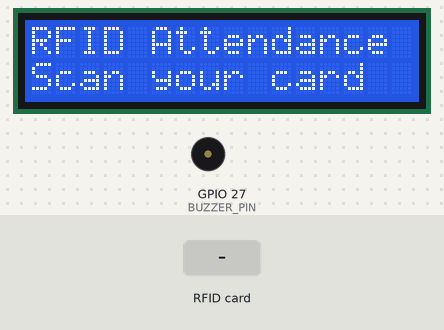
This sketch was run on a simulated ESP32. Shown: 16×2 character LCD, buzzer (waves = sounding). The inputs (shaded band) are chosen by the test bench. WiFi joins after 1.5 s; servers stay silent unless stated; the local clock reads 2024-03-15 10:24:30 at power-on unless the sketch sets it; what the sketch prints to the serial monitor is not drawn.

Above: at 2.9 s.
3.0 s: RFID card 01 02 03 04 held to the reader
At 3.6 s:
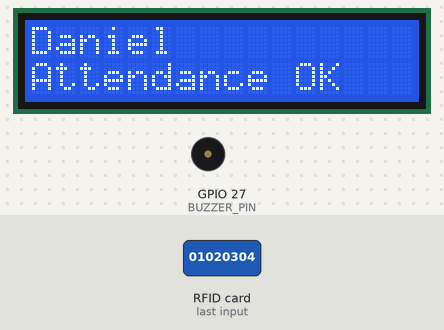
6.0 s: RFID card 11 22 33 44 held to the reader
At 6.9 s:
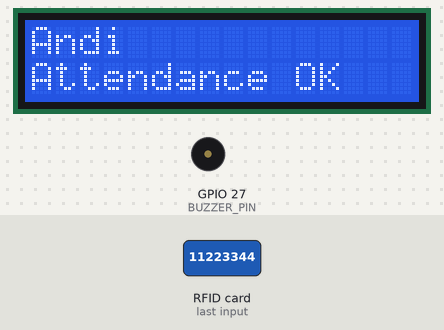
9.0 s: RFID card 5E 7A 19 C4 held to the reader
At 10.3 s:
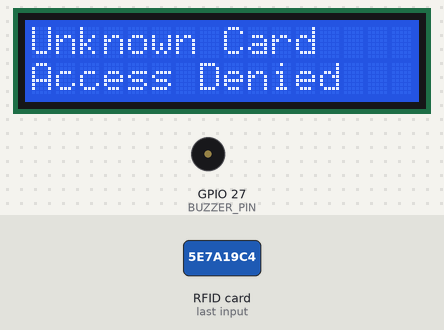
12.0 s: RFID card 01 02 03 04 held to the reader
At 12.6 s:
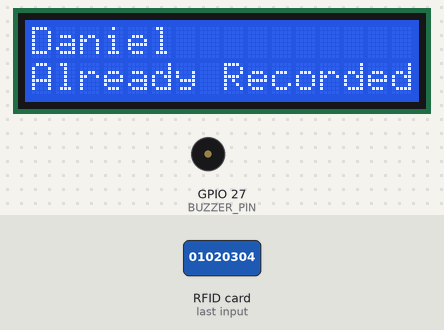
15.0 s: RFID card 11 22 33 44 held to the reader
At 16.3 s:
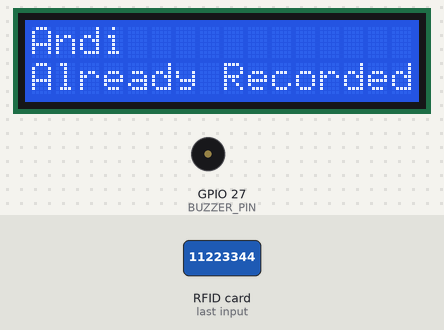
Timing chart, 0 to 18.0 s (numbered marks = the images above; inputs shaded):
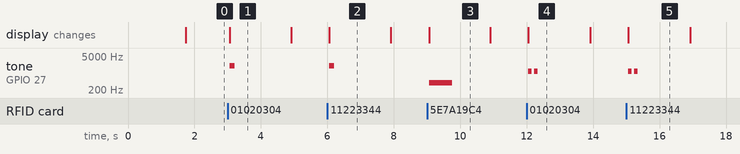

Measured:
- after the input at 3.0 s, tone on GPIO 27 (BUZZER_PIN): silent → 2000 Hz after 0.06 s, → silent 0.15 s later; the display: changes after 0.06 s (image 1)
- after the input at 6.0 s, tone on GPIO 27 (BUZZER_PIN): silent → 2000 Hz after 0.06 s, → silent 0.15 s later; the display: changes after 0.06 s (image 2)
- after the input at 9.0 s, tone on GPIO 27 (BUZZER_PIN): silent → 400 Hz after 0.06 s, → silent 0.70 s later; the display: changes after 0.06 s (image 3)
- after the input at 12.0 s, tone on GPIO 27 (BUZZER_PIN): alternates 1200 Hz for 0.10 s and silent for 0.08 s, 4 changes in all, then stays silent, starting after 0.06 s; the display: changes after 0.06 s (image 4)
- after the input at 15.0 s, tone on GPIO 27 (BUZZER_PIN): alternates 1200 Hz for 0.10 s and silent for 0.08 s, 4 changes in all, then stays silent, starting after 0.06 s; the display: changes after 0.06 s (image 5)
- what the display in image 1 shows lasts 1.8 s, from 3.1 s to 4.9 s
- what the display in image 4 shows lasts 1.8 s, from 12.1 s to 13.9 s

The sketch:

sketch.ino
```cpp
/*
  RFID Attendance System using ESP32 + MFRC522 + I2C LCD + Buzzer

  Pins:
  RFID  SDA(SS)=5  SCK=18  MISO=19  MOSI=23  RST=4  (3.3V!)
  LCD   SDA=21  SCL=22  (default I2C pins)
  Buzzer = 27

  USE_SERVER:
  false -> attendance is checked locally on the ESP32 (works right now)
  true  -> UID is POSTed to your backend, which replies with
  {"status":"ok|duplicate|unknown","name":"..."}
*/

#include <SPI.h>
#include <MFRC522.h>
#include <Wire.h>
#include <LiquidCrystal_I2C.h>
#include <WiFi.h>
#include <time.h>

#define USE_SERVER false

#if USE_SERVER
#include <HTTPClient.h>
#include <WiFiClientSecure.h>
#include <ArduinoJson.h>
const char* SERVER_URL = "https://your-server.com/api/tap"; // Change server URL
const char* API_KEY    = "change-me"; // Change API KEY
#endif

// ---------- Pins ----------
#define SS_PIN     5
#define RST_PIN    4
#define BUZZER_PIN 27
#define SDA_PIN    21
#define SCL_PIN    22

// ---------- WI-FI Config ----------
const char* WIFI_SSID = "Wokwi-GUEST"; // <- change to actual WI-FI name
const char* WIFI_PASS = ""; // <- change to actual password that the WI-FI is currently in use
const char* DEVICE_ID = "door-1";

const long  GMT_OFFSET_SEC = 7 * 3600;   // Set as UTC+7 (WIB), Indonesia Timezone
const char* NTP_SERVER     = "pool.ntp.org";

const unsigned long WIFI_TIMEOUT_MS  = 15000;
const unsigned long MESSAGE_SHOW_MS  = 1800;

MFRC522 rfid(SS_PIN, RST_PIN);
LiquidCrystal_I2C lcd(0x27, 16, 2);      // Or change to 0x3F, since some models use this

// ---------- Local student table USE IF SERVER IS DOWN ----------
struct Student {
const char* uid;
const char* name;
String lastDate;   // "YYYY-MM-DD" of last recorded attendance
};

// FAKE DATA
Student students[] = {
  { "01020304", "Daniel", "" },
  { "11223344", "Andi",   "" },
};
const int STUDENT_COUNT = sizeof(students) / sizeof(students[0]);

enum Result { RES_OK, RES_DUPLICATE, RES_UNKNOWN, RES_ERROR };

bool timeSynced = false;
unsigned long messageShownAt = 0;
bool showingMessage = false;

// ---------- LCD ----------
void showMessage(const String& line1, const String& line2) {
  lcd.clear();
  lcd.setCursor(0, 0);
  lcd.print(line1.substring(0, 16));
  lcd.setCursor(0, 1);
  lcd.print(line2.substring(0, 16));
}

void showIdle() {
  showMessage("RFID Attendance", "Scan your card");
  showingMessage = false;
}

void showTimed(const String& l1, const String& l2) {
  showMessage(l1, l2);
  messageShownAt = millis();
  showingMessage = true;
}

// ---------- Buzzer patterns ---------- // If you want to change,
void beepSuccess() {            // one short, high beep
  tone(BUZZER_PIN, 2000, 150); // 2000Hz at 150ms
  delay(200);
}

void beepDuplicate() {          // two medium beeps
  for (int i = 0; i < 2; i++) {
    tone(BUZZER_PIN, 1200, 100);
    delay(180);
  }
}

void beepUnknown() {            // one long, low buzz
  tone(BUZZER_PIN, 400, 700);
  delay(750);
}

void beepError() {              // three fast beeps (network/server problem)
  for (int i = 0; i < 3; i++) {
  tone(BUZZER_PIN, 800, 60);
  delay(110);
  }
}

// ---------- WiFi & time ----------
bool connectWiFi() {
  showMessage("Connecting Wi-Fi", "Please wait...");
  Serial.print("Connecting to Wi-Fi");
  WiFi.mode(WIFI_STA);
  WiFi.begin(WIFI_SSID, WIFI_PASS);

  unsigned long start = millis();
  while (WiFi.status() != WL_CONNECTED && millis() - start < WIFI_TIMEOUT_MS) {
    delay(500);
    Serial.print(".");
  }
  Serial.println();

  if (WiFi.status() == WL_CONNECTED) {
    Serial.print("Wi-Fi connected, IP: ");
    Serial.println(WiFi.localIP());
    return true;
  }
  Serial.println("Wi-Fi FAILED");
  return false;
}


void syncTime() {
showMessage("Syncing time", "Please wait...");
configTime(GMT_OFFSET_SEC, 0, NTP_SERVER);

struct tm t;
  timeSynced = getLocalTime(&t, 8000);   // wait up to 8s
  Serial.println(timeSynced ? "Time synced" : "Time sync FAILED");
}

String getDateString() {
  struct tm t;
  if (!getLocalTime(&t, 200)) return "unknown";
  char buf[11];
  strftime(buf, sizeof(buf), "%Y-%m-%d", &t);
  return String(buf);
}

String getTimeString() {
  struct tm t;
  if (!getLocalTime(&t, 200)) return "--:--:--";
  char buf[9];
  strftime(buf, sizeof(buf), "%H:%M:%S", &t);
  return String(buf);
}

// Reconnect quietly if WiFi dropped (non-blocking)
void keepWiFiAlive() {
  static unsigned long lastTry = 0;
  if (WiFi.status() != WL_CONNECTED && millis() - lastTry > 10000) {
    lastTry = millis();
    Serial.println("WiFi lost, reconnecting...");
    WiFi.disconnect();
    WiFi.begin(WIFI_SSID, WIFI_PASS);
  }
}

// ---------- Attendance logic ----------
#if USE_SERVER

Result checkWithServer(const String& uid, String& name) {
  if (WiFi.status() != WL_CONNECTED) return RES_ERROR;

  WiFiClientSecure client;
  client.setInsecure();   // TESTING ONLY. For production, use client.setCACert(...)


  HTTPClient http;
  http.setTimeout(5000);
  if (!http.begin(client, SERVER_URL)) return RES_ERROR;

  http.addHeader("Content-Type", "application/json");
  http.addHeader("X-API-Key", API_KEY);

  JsonDocument req;
  req["uid"]    = uid;
  req["device"] = DEVICE_ID;
  req["date"]   = getDateString();
  req["time"]   = getTimeString();
  String body;
  serializeJson(req, body);

  int code = http.POST(body);
  if (code != 200) {
  Serial.printf("HTTP error: %d\n", code);
  http.end();
  return RES_ERROR;
  }

  JsonDocument res;
  DeserializationError err = deserializeJson(res, http.getString());
  http.end();
  if (err) return RES_ERROR;

  name = res["name"] | "";
  String status = res["status"] | "";
  if (status == "ok")        return RES_OK;
  if (status == "duplicate") return RES_DUPLICATE;
  if (status == "unknown")   return RES_UNKNOWN;
  return RES_ERROR;
}

#else

Result checkLocally(const String& uid, String& name) {
String today = getDateString();

  for (int i = 0; i < STUDENT_COUNT; i++) {
    if (uid == students[i].uid) {
      name = students[i].name;
    if (students[i].lastDate == today) return RES_DUPLICATE;  // already today
      students[i].lastDate = today;
    return RES_OK;
    }
  }
  return RES_UNKNOWN;
  }

#endif


// ---------- Setup ----------
void setup() {
  Serial.begin(115200);

  pinMode(BUZZER_PIN, OUTPUT);

  Wire.begin(SDA_PIN, SCL_PIN);
  lcd.init();
  lcd.backlight();
  showMessage("RFID Attendance", "Starting...");

  SPI.begin(18, 19, 23, SS_PIN);
  rfid.PCD_Init();

  if (connectWiFi()) {
    syncTime();
  } else {
    showMessage("WiFi failed", "Offline mode");
    delay(1500);
  }


  showIdle();
  Serial.println("RFID Attendance Ready");
}

// ---------- Main loop ----------
void loop() {
  keepWiFiAlive();

  // Return to the idle screen after a message has been shown for a while
  if (showingMessage && millis() - messageShownAt > MESSAGE_SHOW_MS) {
    showIdle();
  }

  if (!rfid.PICC_IsNewCardPresent()) return;
  if (!rfid.PICC_ReadCardSerial())   return;

// Build UID string, e.g. "01020304"
  String uid = "";
  for (byte i = 0; i < rfid.uid.size; i++) {
    if (rfid.uid.uidByte[i] < 0x10) uid += "0";
      uid += String(rfid.uid.uidByte[i], HEX);
  }
  uid.toUpperCase();

  String timestamp = getDateString() + " " + getTimeString();
  Serial.println("Card UID: " + uid + "  @ " + timestamp);

  showMessage("Checking...", "");

  String name = "";
  #if USE_SERVER
    Result result = checkWithServer(uid, name);
  #else
    Result result = checkLocally(uid, name);
  #endif

  // Switch with 4 cases : First Tap, Duplicated Tap, Uknown Card, Error Card
  switch (result) {
    case RES_OK:
      showTimed(name, "Attendance OK");
      beepSuccess();
      Serial.println(name + ": PRESENT at " + timestamp);
    break;

    case RES_DUPLICATE:
      showTimed(name, "Already Recorded");
      beepDuplicate();
      Serial.println(name + ": DUPLICATE");
    break;

    case RES_UNKNOWN:
      showTimed("Unknown Card", "Access Denied");
      beepUnknown();
      Serial.println("UNKNOWN CARD: " + uid);
    break;

    case RES_ERROR:
      showTimed("System Error", "Try again");
      beepError();
      Serial.println("ERROR: could not process tap");
    break;
  }

  rfid.PICC_HaltA();
  rfid.PCD_StopCrypto1();
}
```
